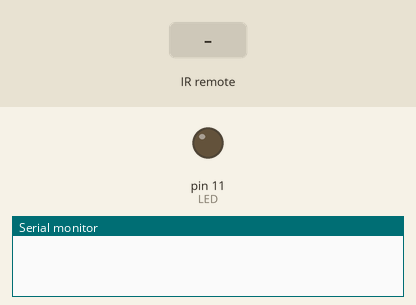
This sketch was run on a simulated Arduino Uno, built with avr-gcc and run on an emulated ATmega328P. Shown: output pins drawn as LEDs (lit = HIGH), the last lines printed to the serial monitor. Inputs (shaded band) come from the test bench.

Above: at 1.2 s.
1.3 s: infrared code 0x162E received
At 1.7 s:
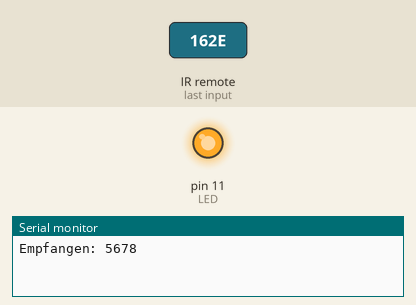
Timing chart, 0 to 4.3 s (numbered marks = the images above; inputs shaded):
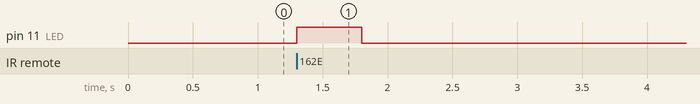

The sketch:

433_ent_test.ino
```cpp
#include <RCSwitch.h>
int LED=11;
RCSwitch mySwitch = RCSwitch();

void setup()
{
  Serial.begin(9600);
  mySwitch.enableReceive(3);  // Empfänger ist an Interrupt-Pin "0" - Das ist am UNO der Pin2
  pinMode(LED, OUTPUT); //Der Pin mit der LED (Pin13) ist jetzt ein Ausgang.
}

void loop() {
  if (mySwitch.available()) // Wenn ein Code Empfangen wird...
  {
  int value = mySwitch.getReceivedValue(); // Empfangene Daten werden unter der Variable "value" gespeichert.
  if (value == 0) // Wenn die Empfangenen Daten "0" sind, wird "Unbekannter Code" angezeigt.
    {
      Serial.println("Unbekannter Code");
    }

    else // Wenn der Empfangene Code brauchbar ist, wird er hier an den Serial Monitor gesendet.
    {
      Serial.print("Empfangen: ");
      Serial.println( value );
        if (value == 5678)   //Verarbeitung: Wenn der Arduino die Zahl "5678" empfängt, dann...
        {   //Programmabschnitt des IF-Befehls öffnen.
        digitalWrite(LED, HIGH); //dann soll die LED leuchten
        delay (500);   //und zwar für 0,5 Sekunden (500 Millisekunden).
        digitalWrite(LED, LOW); //danach soll die LED aus sein.
        }   //Programmabschnitt des IF-Befehls schließen.
    }
    mySwitch.resetAvailable(); // Hier wird der Empfänger "resettet"
  }
  }
```

Measured:
- after the input at 1.3 s, pin 11 (LED): LOW → HIGH at once, → LOW 0.50 s later
